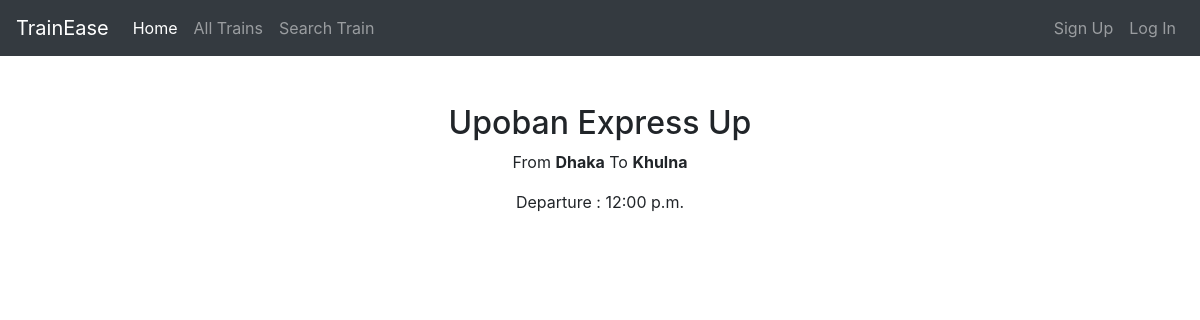
Screenshot of /train/details/2/ with the database file from the repository.
### train/models.py (models this page shows, shortened)
class Train(models.Model):
    name = models.CharField(max_length=100)
    from_station = models.ForeignKey(Station, blank=True, null=True, on_delete=models.CASCADE,related_name='from_station')
    to_station = models.ForeignKey(Station, blank=True, null=True, on_delete=models.CASCADE,related_name='to_station')
    departure = models.TimeField()
    ticket_price = models.DecimalField(max_digits=10, decimal_places=2 , blank=True, null=True)

class Station(models.Model):
    name = models.CharField(max_length=100)
    slug = models.SlugField(unique=True, blank=True, null=True)
    def __str__(self):
        return self.name

### train/views.py (the view)
# urls.py: path('details/<int:id>/', details, name='train_details'),
def details(request,id):
    train = Train.objects.get(pk=id)
    review = Review.objects.filter(train = train)
    try:
        btn = Booking.objects.filter(train = train,user = request.user).exists()
    except:
        btn = False
    return render(request,'details.html',{'train' : train,'comments': review,'btn' : btn})

### train/templates/details.html (shortened to what this page needs)
{% extends "base.html" %} {% block title %}Book Details View{% endblock title %}
{% block content %}
<div class="container">
  <div class="row my-5">
    <div class="col-lg-9 col-sm-12 mx-auto">
      <h2 class="text-center">{{train.name}}</h2>
      <p class="text-center">
        From
        <b>{{ train.from_station }}</b>
        To
        <b>{{ train.to_station }}</b>
      </p>
      <p class="text-center">
        Departure : {{ train.departure | time:"h:i a" }}
      </p>
    </div>
  </div>
</div>
{% endblock %}

### rows the page displays
Train: name "Upoban Express Up", from_station "Dhaka", to_station "Khulna", departure "12:00 p.m."
